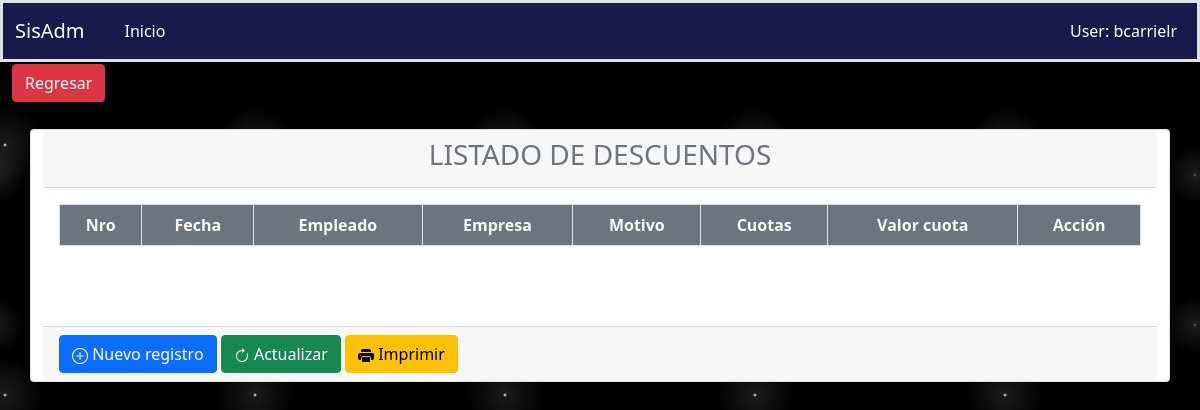
Before: /novedades/lisdescuentos with the older database file.
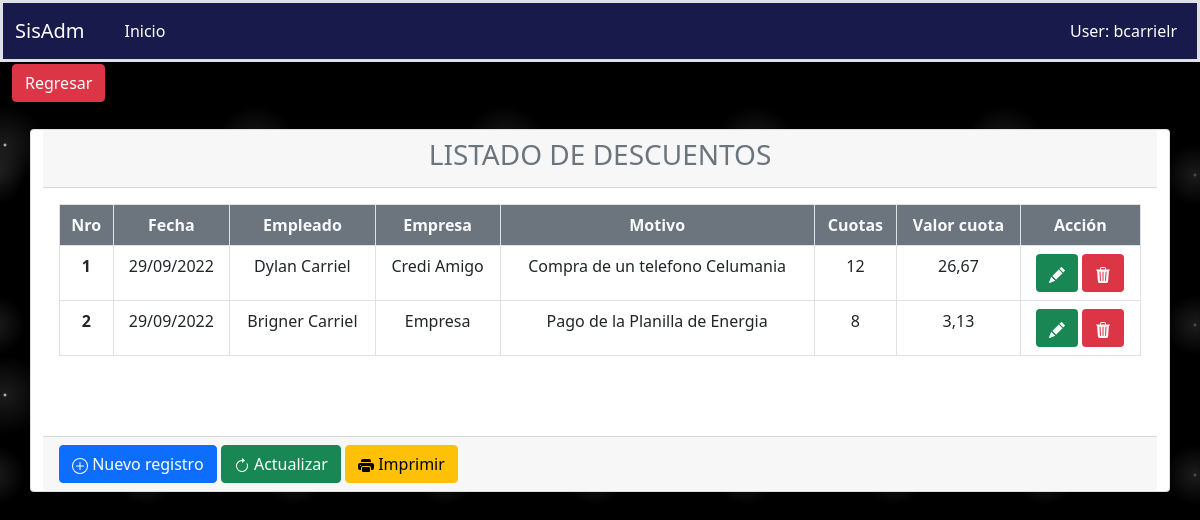
After: the same page with the newer database file.
### aplicaciones/novedades/models.py (models this page shows, shortened)
class Descuentos(models.Model):
    id = models.AutoField(primary_key=True)
    empleado = models.ForeignKey(Empleado, on_delete=models.CASCADE,unique=True)
    empresa = models.ForeignKey(Empresas, on_delete=models.CASCADE)
    motivo = models.CharField(max_length=100,blank=True, null=True)
    fecha = models.DateField(default=now, blank=False, null=True)
    fechainicio = models.DateField(blank=False, null=True)
    precio = models.FloatField(blank=False, null=True)
    cuotas = models.IntegerField(blank=False, null=True)
    valorcuota = models.FloatField(blank=False, null=True, default=0)
    class Meta:
        verbose_name = "Descuentos"
        verbose_name_plural = "Descuentos"
        ordering = ['id']

class Empleado(Base):
    nombres = models.CharField(max_length=200, unique=True)
    ruc = models.CharField(max_length=10, unique=True)
    direccion = models.TextField(blank=True, null=True, verbose_name='Dirección')
    genero = models.CharField(max_length=1, choices=GENERO,default=GENERO[0][0], blank=True, null=True)
    telefonos = models.CharField(max_length=10, blank=True, null=True, unique=True)
    email = models.CharField(max_length=100,unique=True)
    class Meta:
        verbose_name = "Empleado"
        verbose_name_plural = "Empleados"
        ordering = ['id']
    def __str__(self):
        return "{}".format(self.nombres)

class Empresas(Base):
    nombre = models.CharField(max_length=30,)
    direccion = models.CharField(max_length=100,)
    ruc = models.CharField(max_length=10)
    class Meta:
        verbose_name = "Empresa"
        verbose_name_plural = "Empresas"
        ordering = ['id']
    def __str__(self):
        return "{}".format(self.nombre)

### aplicaciones/novedades/views/descuentos/views.py (the view)
# urls.py: path('lisdescuentos', lisDescuentos.as_view(), name="lisdescuentos"),
class lisDescuentos(ListView):
    template_name = 'descuentos/lisdescuentos.html'
    context_object_name = 'lisdescuentos'
    model = Descuentos
    def get_context_data(self, **kwargs):
        context = super().get_context_data(**kwargs)
        context['url_anterior'] = '/novedades/menunovedades'
        context['listar_url'] = ''
        context['crear_url'] = '/novedades/creardescuentos'
        context['imprimir_url'] = '/novedades/pdf_descuentos'
        context['titulo'] = 'LISTADO DE DESCUENTOS'
        context['query'] = self.request.GET.get("query") or ""
        return context

### aplicaciones/novedades/templates/descuentos/lisdescuentos.html (shortened to what this page needs)
{% extends 'consulta.html' %}
{% load static %}
{% block columns %}
    <tr class="text-center text-light  bg-secondary">
        <th scope="col" >Nro</th>
        <th scope="col" >Fecha</th>
        <th scope="col" >Empleado</th>
        <th scope="col" >Empresa</th>
        <th scope="col" >Motivo</th>
        <th scope="col" >Cuotas</th>
        <th scope="col" >Valor cuota</th>
        <th scope="col" >Acción</th>
    </tr>
{% endblock %}
{% block rows %}
  {% for object in lisdescuentos %}
          <tr class="text-center">
              <th scope="row">{{ object.id }}</th>
              <td>{{ object.fecha|date:"d/m/Y" }}</td>
              <td>{{ object.empleado }}</td>
              <td>{{ object.empresa }}</td>
              <td>{{ object.motivo }}</td>
              <td>{{ object.cuotas }}</td>
              <td>{{ object.valorcuota }}</td>
              <td>
                  <a class='btn text-light bg-success' href="{% url 'novedades:actualizardescuentos' object.id %}">
                        </a>
                  <a class='btn text-light bg-danger' href="{% url 'novedades:eleminardescuento' object.id %}">
                  </a>
              </td>
          </tr>
    {% endfor %}
{% endblock %}

Changed rows visible on the page:
added Descuentos: id "1", fecha "29/09/2022", empleado "Dylan Carriel", empresa "Credi Amigo", motivo "Compra de un telefono Celumania", cuotas "12", valorcuota "26,67"
added Descuentos: id "2", fecha "29/09/2022", empleado "Brigner Carriel", empresa "Empresa", motivo "Pago de la Planilla de Energia", cuotas "8", valorcuota "3,13"
